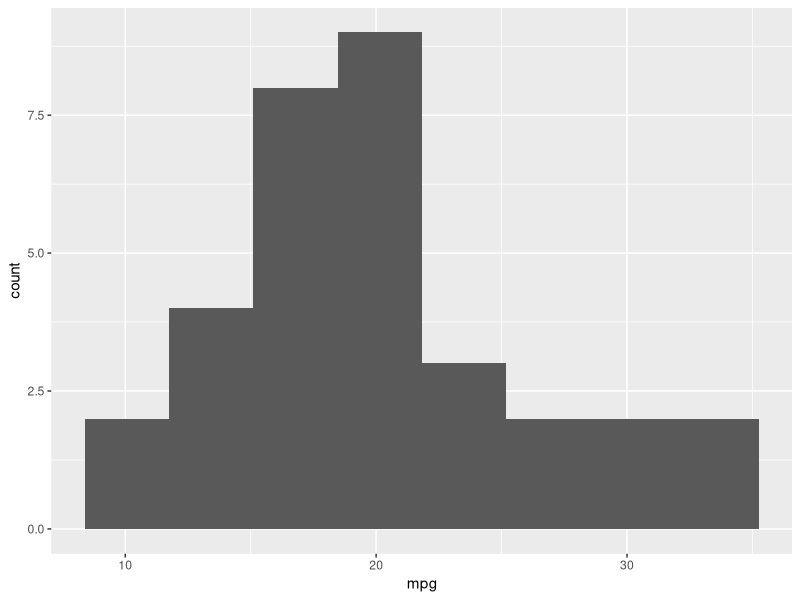

Write the R code that produced this figure.
# NL: using mtcars, make a histogram of the mpg values
library(ggplot2)
ggplot(mtcars, aes(x = mpg)) + geom_histogram(bins = 8)
